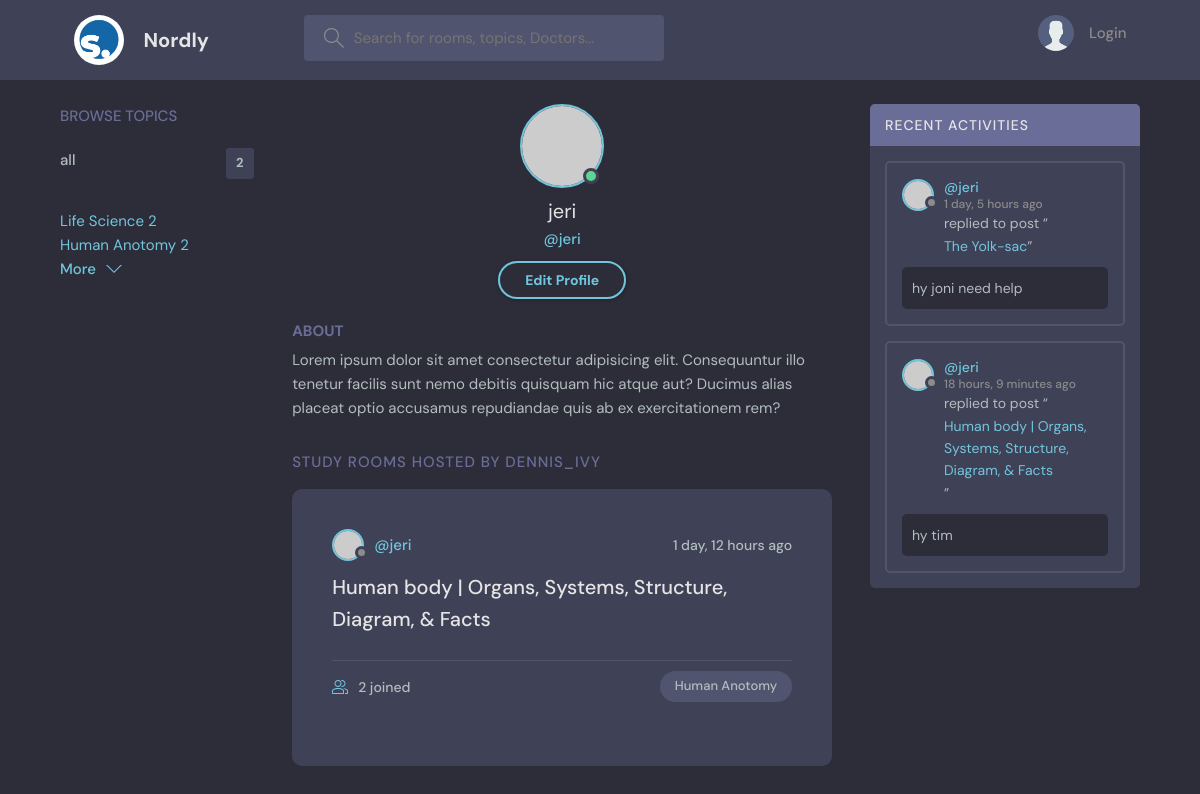
The page /profile/1 on the database as committed earlier.
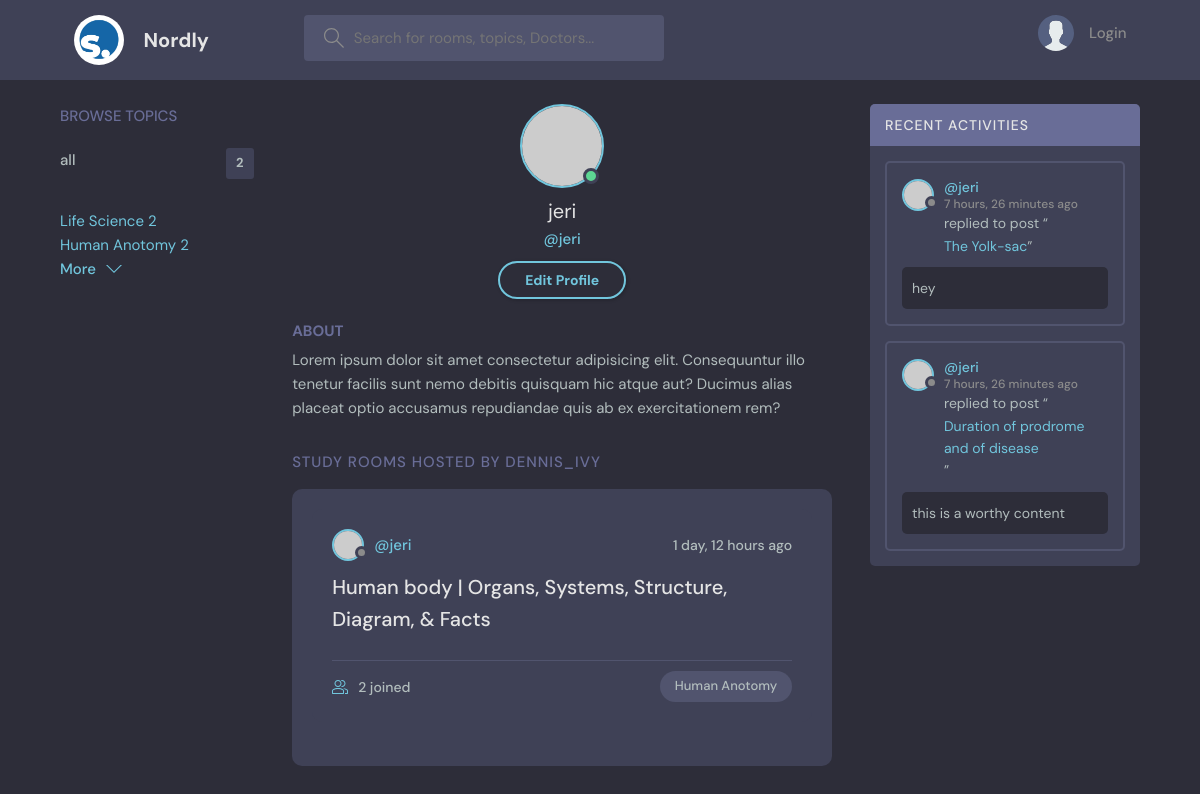
The same page on the database as committed later.
### base/models.py (models this page shows, shortened)
class Topic(models.Model):
    name= models.CharField(max_length= 200)
    def __str__(self):
        return self.name

class Room(models.Model):
    host= models.ForeignKey(User,on_delete=models.SET_NULL,null=True)
    topic= models.ForeignKey(Topic,on_delete=models.SET_NULL, null = True )
    name= models.CharField(max_length= 100)
    participants = models.ManyToManyField(User, related_name= 'participants', blank= True)
    description = models.TextField(null= True, blank=True)
    created= models.DateTimeField(auto_now_add= True)
    updated= models.DateTimeField(auto_now= True)
    class Meta:
        ordering= ['-updated', '-created']
    def __str__(self):
        return self.name

class Message(models.Model):
    user= models.ForeignKey(User,on_delete = models.CASCADE)
    room= models.ForeignKey(Room,on_delete = models.CASCADE)
    body= models.TextField(null=True, blank =True)
    updated= models.DateTimeField(auto_now= True)
    created=  models.DateTimeField(auto_now_add= True)

### base/views.py (the view)
# urls.py: path('profile/<str:pk>', views.userProfile, name= 'user-profile'),
def userProfile(request, pk):
    user= User.objects.get(id= pk)
    rooms= user.room_set.all()
    room_message= user.message_set.all()
    topics=Topic.objects.all()
    context= {'user':user,
               'rooms':rooms,
               'room_message':room_message,
               'topics':topics
            }
    return render(request,'base/profile.html', context)

### base/templates/base/profile.html
{% extends 'main.html' %}
{% block content %}
  <main class="profile-page layout layout--3">
    <div class="container">
      <div class="topics">
        {% include 'base/topics_component.html' %}
      </div>
      <div class="roomList">
        <div class="profile">
          <div class="profile__avatar">
            <div class="avatar avatar--large active">
              <img src="https://randomuser.me/api/portraits/men/11.jpg" />
            </div>
          </div>
          <div class="profile__info">
            <h3>{{user.username}}</h3>
            <p>@{{user.username}}</p>
            <a href="edit-user.html" class="btn btn--main btn--pill">Edit Profile</a>
          </div>
          <div class="profile__about">
            <h3>About</h3>
            <p>
              Lorem ipsum dolor sit amet consectetur adipisicing elit. Consequuntur illo tenetur
              facilis sunt nemo debitis quisquam hic atque aut? Ducimus alias placeat optio
              accusamus repudiandae quis ab ex exercitationem rem?
            </p>
          </div>
        </div>
        <div class="roomList__header">
          <div>
            <h2>Study Rooms Hosted by dennis_ivy</a>
            </h2>
          </div>
        </div>
        <div class="roomListRoom">
          {% include 'base/feed_component.html' %}
        </div>
      </div>
      <div class="activities">
        {% include 'base/activity_component.html' %}
      </div>
    </div>
  </main>
{% endblock %}

### base/templates/base/topics_component.html
 <div >
  <div class="topics__header">
    <h2>Browse Topics</h2>
  </div>
  <ul class="topics__list">
    <li>
      <a href="{% url 'home' %}">all <span>{{topics.count}}</span></a>
    </li>
    {% for topic in topics %}
      <div>
        <a href="{% url 'home' %}?q={{topic.name}}">{{topic.name}} <span>{{topic.room_set.all.count}}</span> </a>
      </div>
    {% endfor %}
  </ul>
  <a class="btn btn--link" href="topics.html">
    More
    <svg version="1.1" xmlns="http://www.w3.org/2000/svg" width="32" height="32" viewBox="0 0 32 32">
      <title>chevron-down</title>
      <path d="M16 21l-13-13h-3l16 16 16-16h-3l-13 13z"></path>
    </svg>
  </a>
</div>

### base/templates/base/feed_component.html (shortened to what this page needs)
{% for room in rooms %}
<div class="roomListRoom">
  <div class="roomListRoom__header">
    <a href="{% url 'user-profile' room.host.id %}" class="roomListRoom__author">
      <div class="avatar avatar--small">
        <img src="https://randomuser.me/api/portraits/women/11.jpg" />
      </div>
      <span>@{{room.host.username}}</span>
    </a>
    <div class="roomListRoom__actions">
      <span>{{room.created|timesince}} ago</span>
    </div>
  </div>
  <div class="roomListRoom__content">
    <a href="{% url 'room' room.id %}">{{room.name}}</a>
  </div>
  <div class="roomListRoom__meta">
    <a href="{% url 'room' room.id %}" class="roomListRoom__joined">
      {{room.participants.all.count}} joined
    </a>
    <p class="roomListRoom__topic">{{room.topic}}</p>
  </div>
</div>
{% endfor %}

### base/templates/base/activity_component.html (shortened to what this page needs)
<div class="activities__header">
  <h2>Recent Activities</h2>
</div>
{% for message in room_message %}
<div class="activities__box">
  <div class="activities__boxHeader roomListRoom__header">
    <a href="{% url 'user-profile' message.user.id %}" class="roomListRoom__author">
      <div class="avatar avatar--small">
        <img src="https://randomuser.me/api/portraits/women/11.jpg" />
      </div>
      <p>
        @{{message.user}}
        <span> {{message.created|timesince}} ago</span>
      </p>
    </a>
  </div>
  <div class="activities__boxContent">
    <p>replied to post “<a href="{% url 'room' message.room.id %}">{{message.room}}</a>”</p>
    <div class="activities__boxRoomContent">
      {{message.body}}
    </div>
  </div>
</div>
{% endfor %}

Rows that differ between the two databases and show on the page:
removed Message: user "jeri", created "1 day, 5 hours", room "The Yolk-sac", body "hy joni need help"
removed Message: user "jeri", created "18 hours, 9 minutes", room "Human body | Organs, Systems, Structure, Diagram, & Facts", body "hy tim"
added Message: user "jeri", created "7 hours, 26 minutes", room "The Yolk-sac", body "hey"
added Message: user "jeri", created "7 hours, 26 minutes", room "Duration of prodrome and of disease", body "this is a worthy content"
